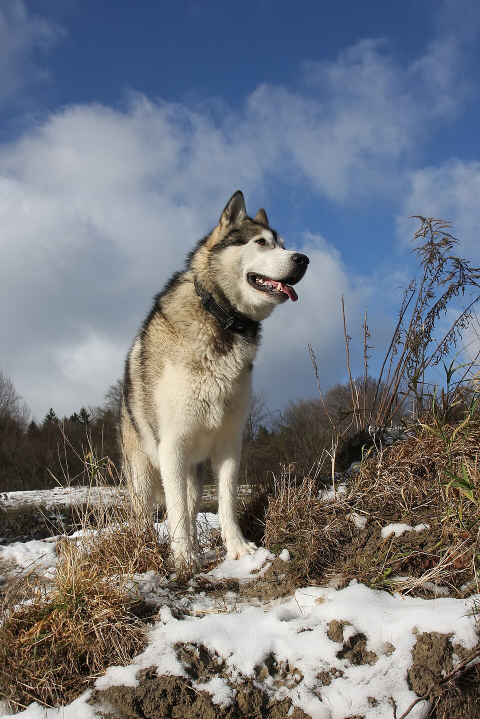
#> input picture pets/aurora.jpg, 960 x 1438 px (shown at 1/2 size)
$ python -i bake-dog.py   (imports and definitions only)
#> lines starting #> are read from the running program, lines starting #| are printed output that depends on the picture
# Собака для первого экрана из вырезанных кадров (research/cut/NNNN.png, RGBA 1920×1080, 24 fps, Mixkit 1552).
# Кадры кладутся на ровный фон сайта, нос — по центру по горизонтали (тогда отражение для взгляда вправо не сдвигает собаку).
#   public/dog/idle.mp4      — дыхание с улыбкой, зациклено с плавным стыком;
#   public/dog/turn/NN.jpg   — поворот головы: 00 — в камеру, последний — профиль (взгляд влево от зрителя).
# python -I scripts/bake-dog.py research/cut public/dog <ffmpeg>
import sys, os, glob, subprocess, numpy as np
from PIL import Image

# [1 line that did not run here, left out]
BG = (241, 228, 211)  # --bg сайта, #f1e4d3
W, H = 1280, 720
SHIFT = 120  # сдвиг (в пикселях исходника 1920), чтобы нос оказался по центру

# [1 line that did not run here, left out]
# [1 line not run here, left out]


def bake(f):
#> called with f = '../pets/aurora.jpg'
    im = Image.open(f).convert("RGBA")
    c = Image.new("RGBA", im.size, BG + (255,))
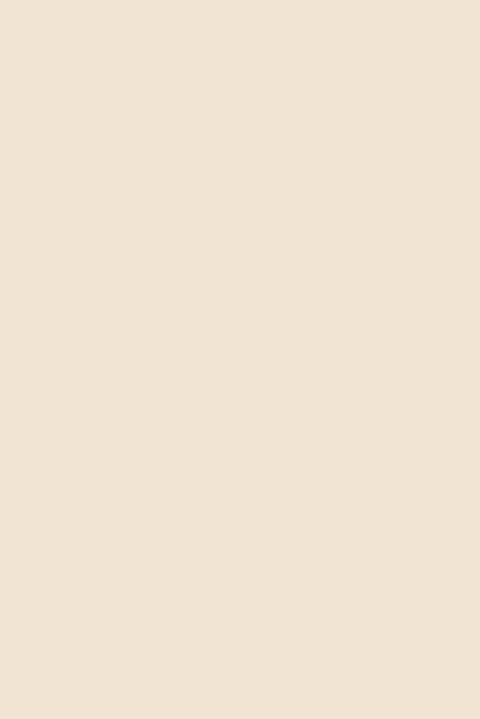
#> c: PIL image 960x1438 RGBA (shown at 1/2 size); mean R, G, B, A 241, 228, 211, 255
    c.alpha_composite(im, (SHIFT, 0))
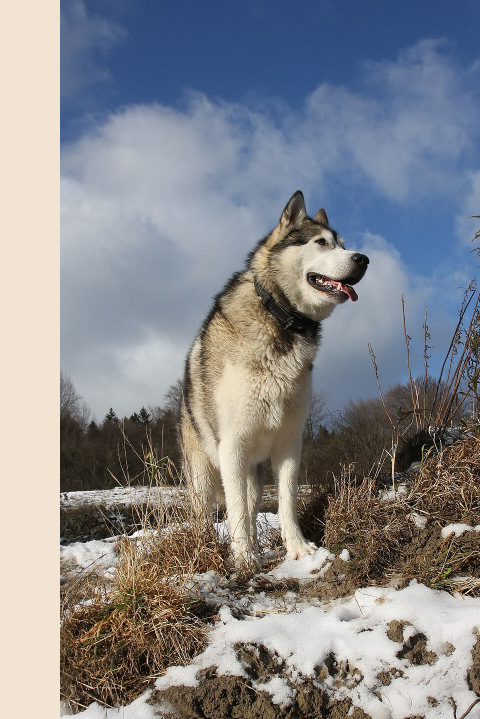
#> c: PIL image 960x1438 RGBA (shown at 1/2 size); mean R, G, B, A 134.1, 135.5, 139.5, 255
    return c.convert("RGB").resize((W, H), Image.LANCZOS)
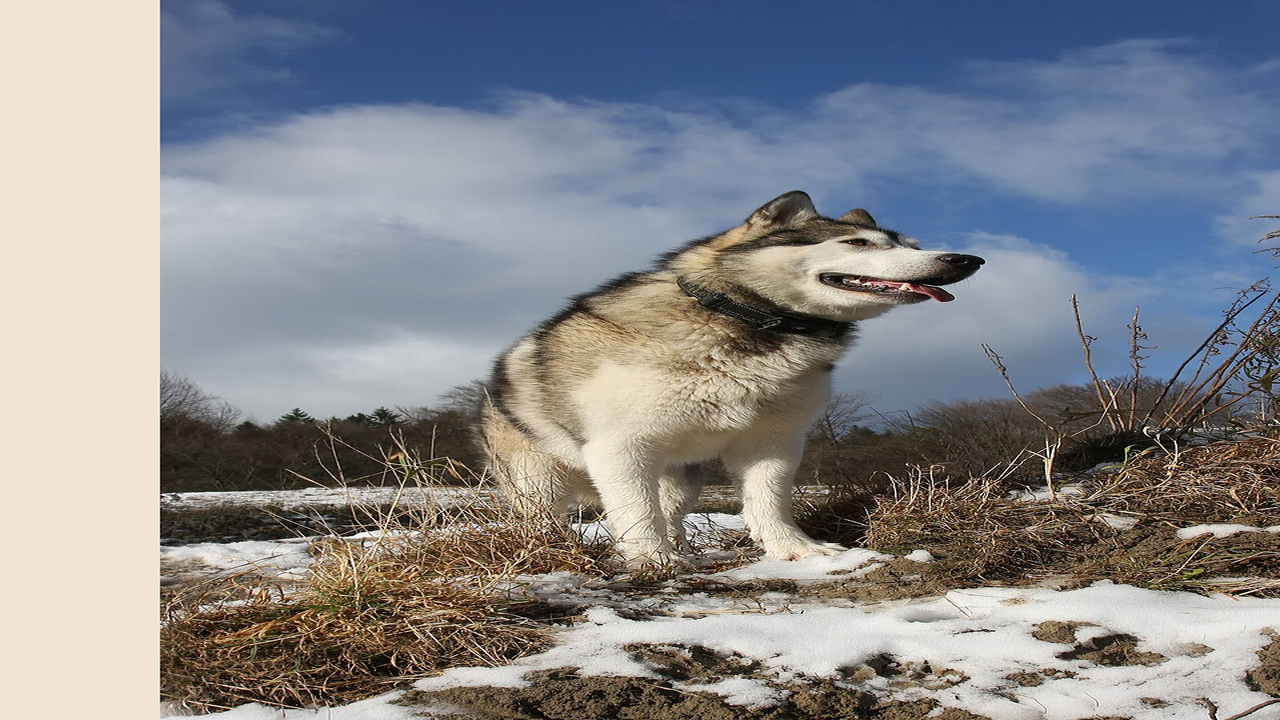
#> returned value: PIL image 1280x720 RGB; mean R, G, B 134, 135.5, 139.6


def small(i):
    return np.asarray(Image.open(fs[i]).convert("RGBA").resize((160, 90)), np.float32)


# лучший цикл дыхания: два похожих кадра в 0–10 с, расстояние не меньше 4 с
cand = list(range(12, 248, 2))
# [1 line that did not run here, left out]
best = None
# [7 lines not run here, left out]
# [1 line that did not run here, left out]
# [3 lines not run here, left out]
# [1 line that did not run here, left out]
X = 10  # кадров на сшивку: конец цикла плавно переходит в его начало
# [1 line that did not run here, left out]
# [3 lines not run here, left out]
# [1 line that did not run here, left out]
# [7 lines not run here, left out]

# поворот головы: 16.5–17.6 с (профиль → камера), разворачиваем: 0 — в камеру
T0, T1 = int(16.4 * 24), int(17.7 * 24)
# [1 line not run here, left out]
seq = list(range(T1, T0 - 1, -1))
# [3 lines not run here, left out]

>>> result = bake('../pets/aurora.jpg')

$ run again, on pets/bublik.jpg
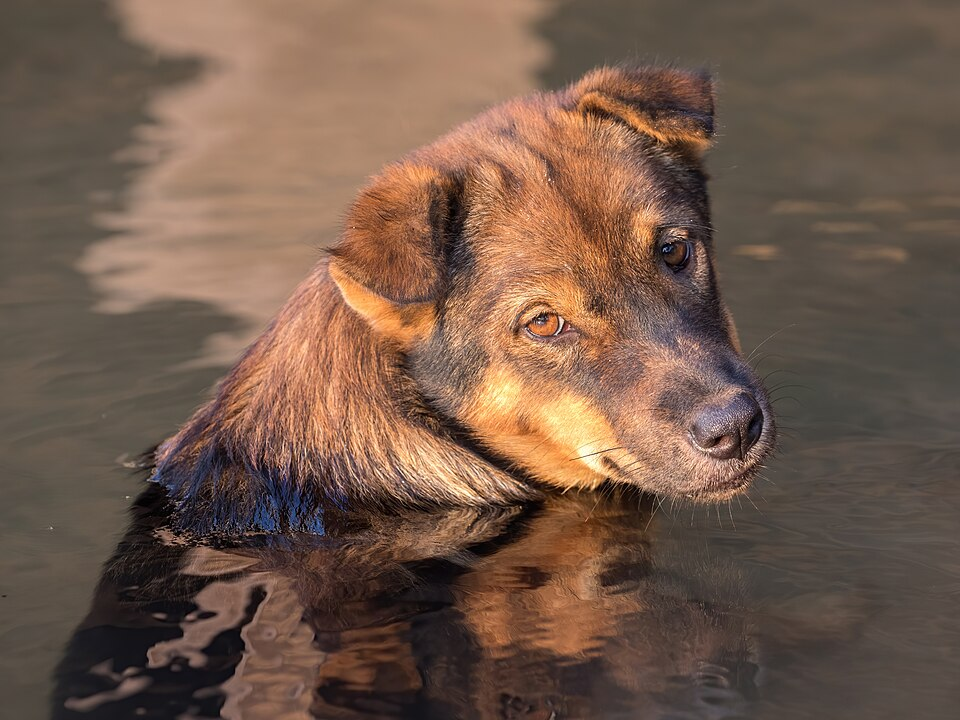
#> input picture pets/bublik.jpg, 960 x 720 px
#> in bake, `c.alpha_composite(im, (SHIFT, 0))`:
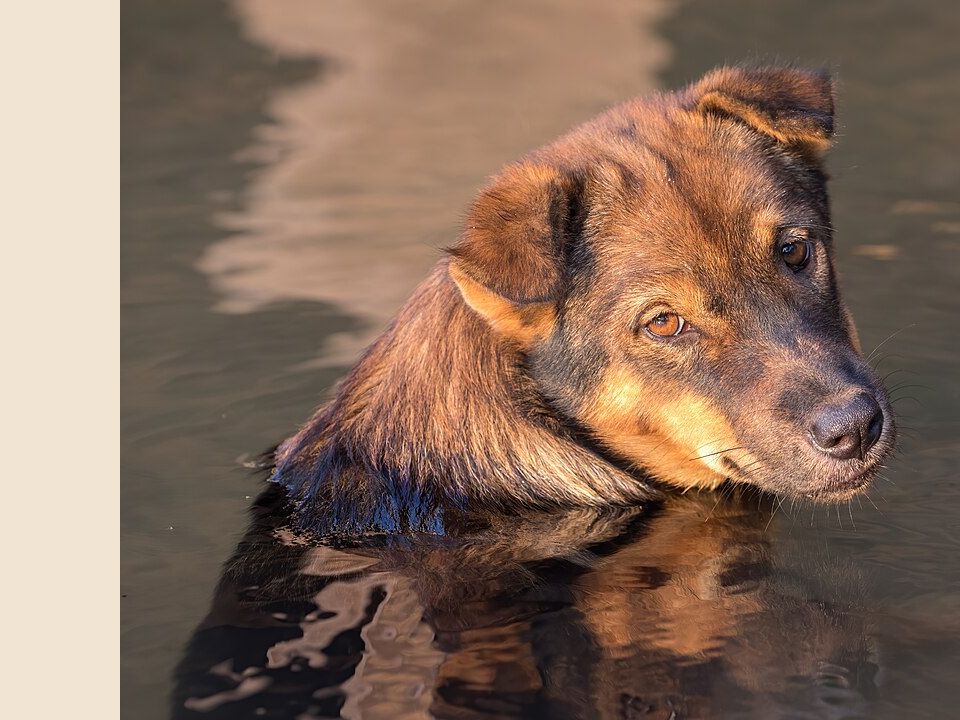
#> c: PIL image 960x720 RGBA; mean R, G, B, A 134.2, 109, 92.9, 255
#> in bake, `return c.convert("RGB").resize((W, H), Image.LANCZOS)`:
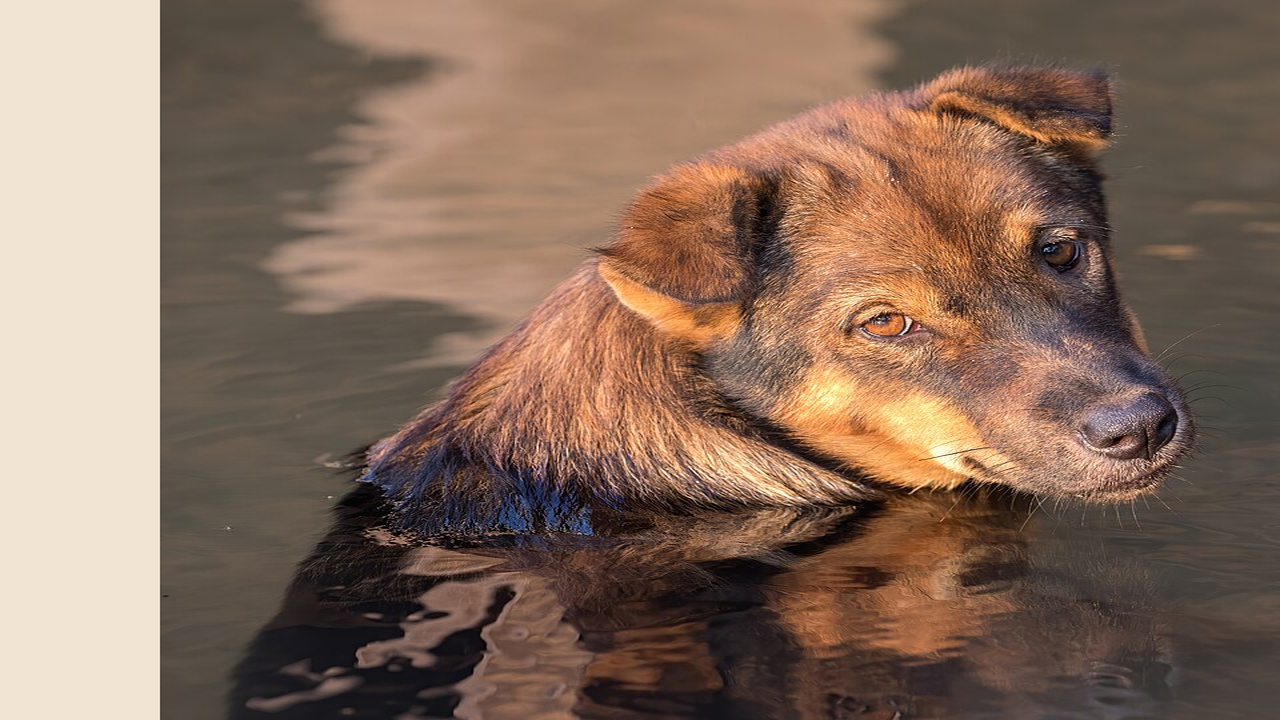
#> returned value: PIL image 1280x720 RGB; mean R, G, B 134.2, 109, 92.9

$ run again, on pets/domino.jpg
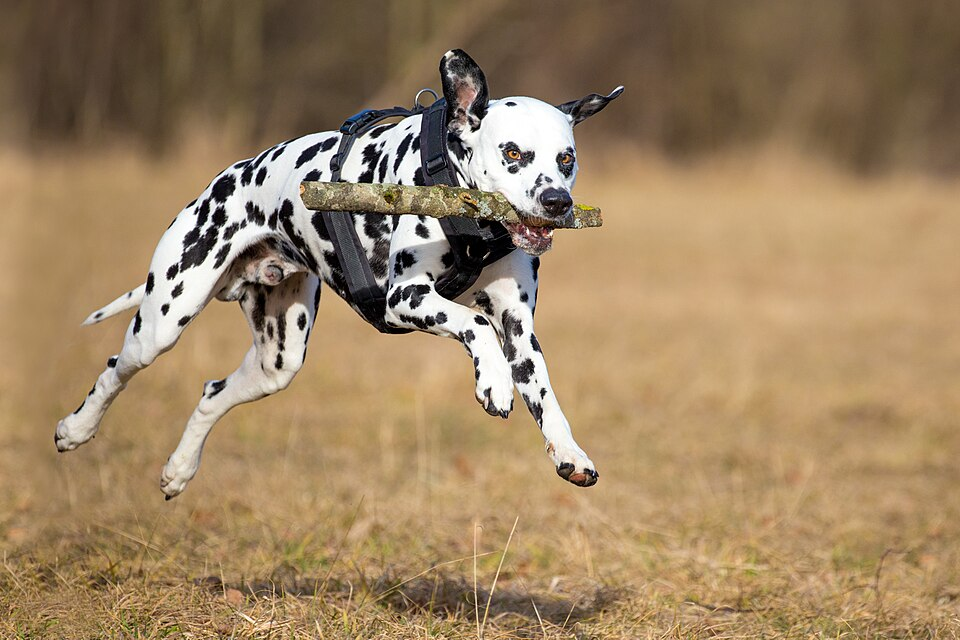
#> input picture pets/domino.jpg, 960 x 640 px
#> in bake, `c.alpha_composite(im, (SHIFT, 0))`:
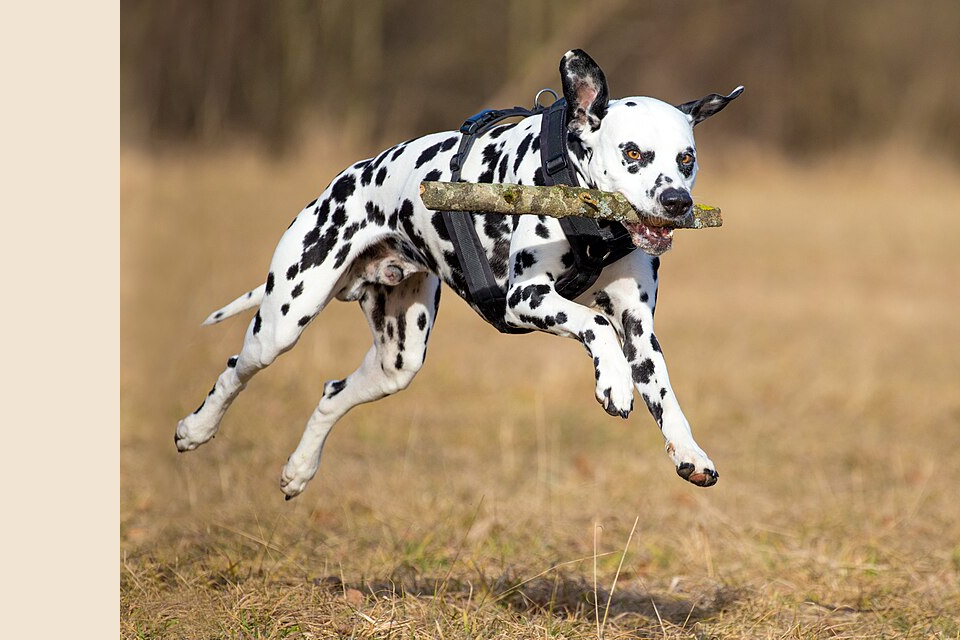
#> c: PIL image 960x640 RGBA; mean R, G, B, A 166.5, 143.2, 113.2, 255
#> in bake, `return c.convert("RGB").resize((W, H), Image.LANCZOS)`:
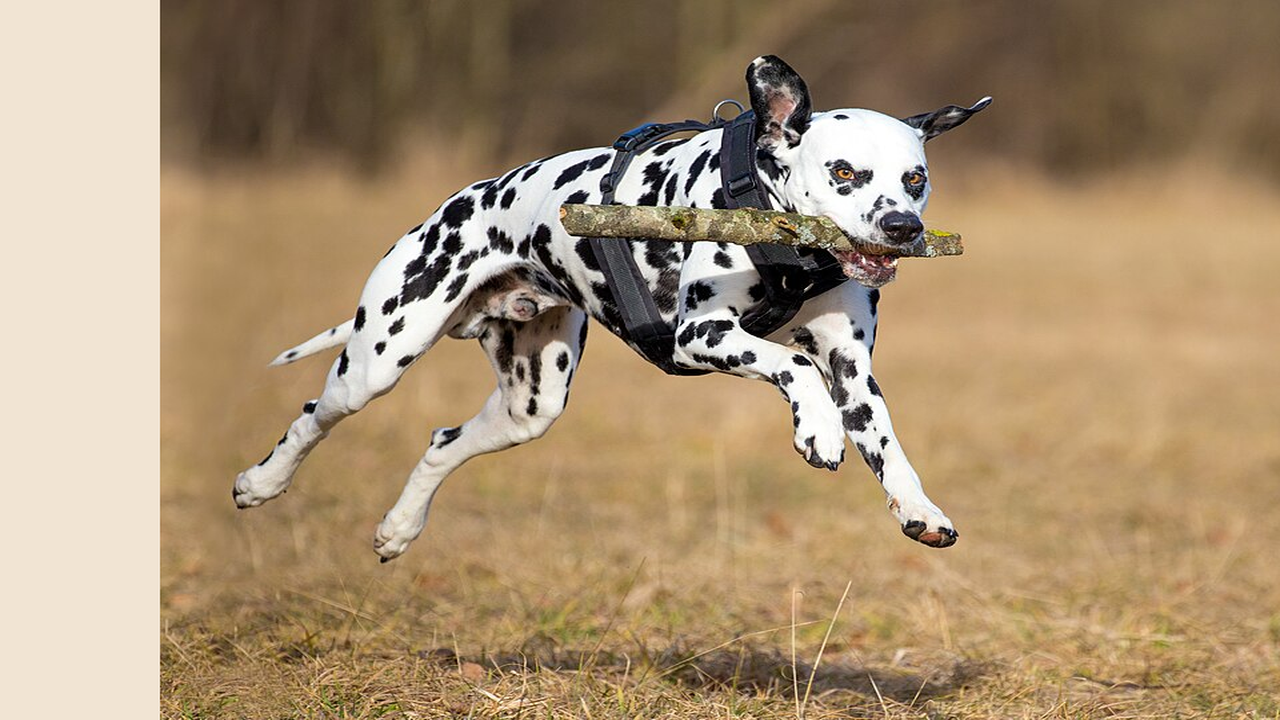
#> returned value: PIL image 1280x720 RGB; mean R, G, B 166.5, 143.2, 113.2

$ run again, on pets/korzh.jpg
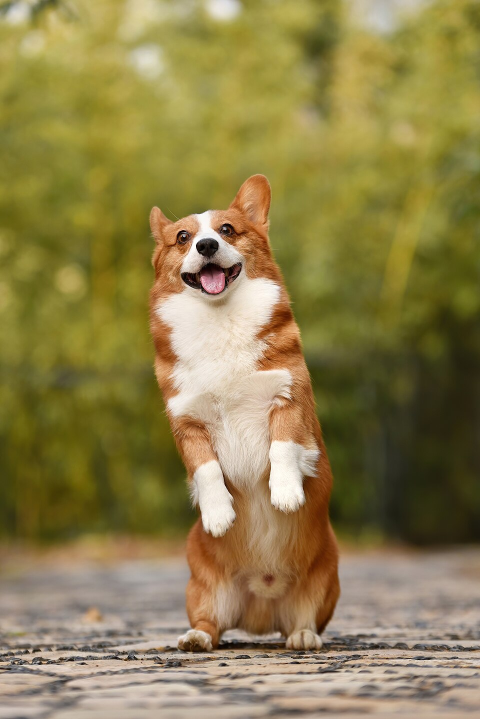
#> input picture pets/korzh.jpg, 960 x 1438 px (shown at 1/2 size)
#> in bake, `c.alpha_composite(im, (SHIFT, 0))`:
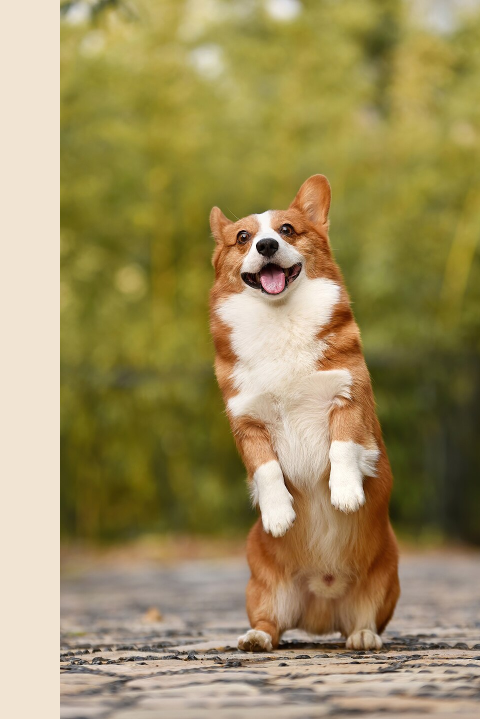
#> c: PIL image 960x1438 RGBA (shown at 1/2 size); mean R, G, B, A 158, 143.1, 95.6, 255
#> in bake, `return c.convert("RGB").resize((W, H), Image.LANCZOS)`:
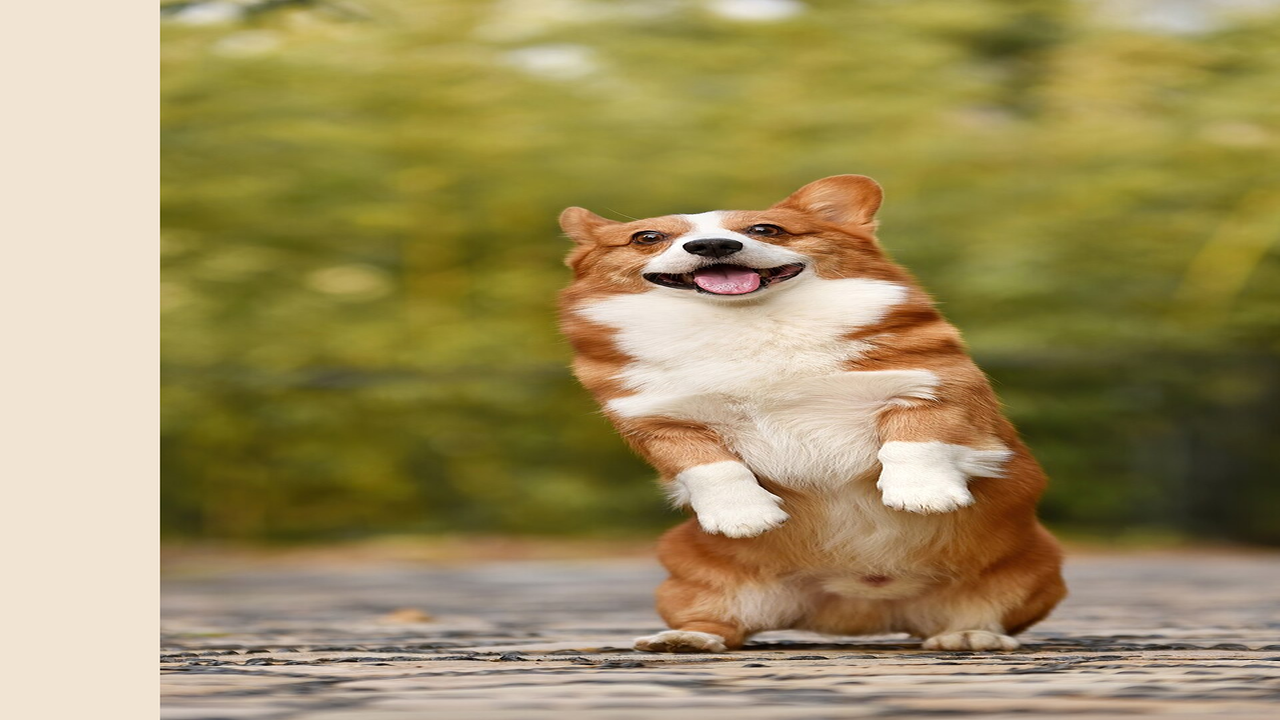
#> returned value: PIL image 1280x720 RGB; mean R, G, B 158, 143.1, 95.6
